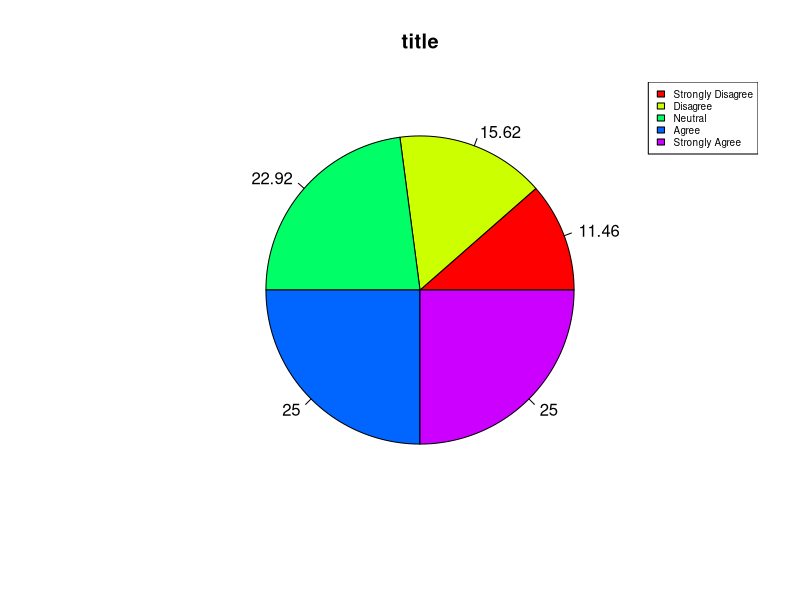
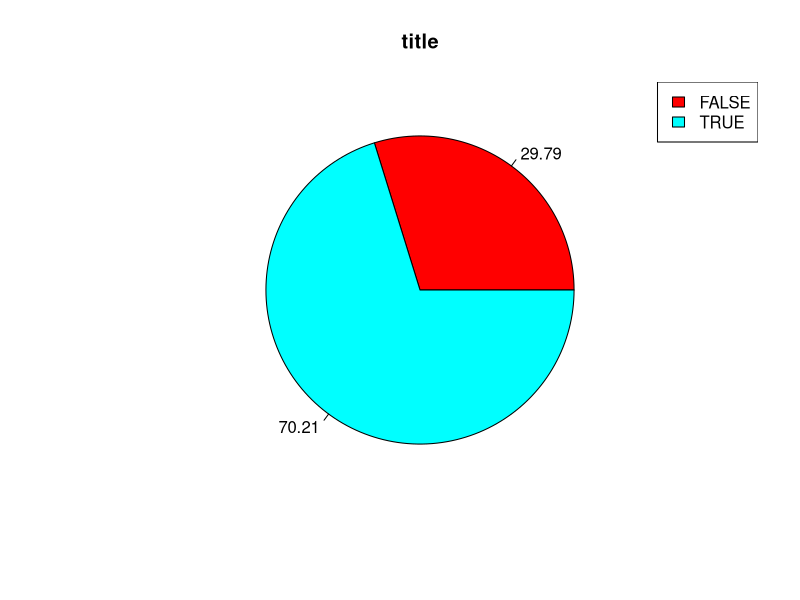
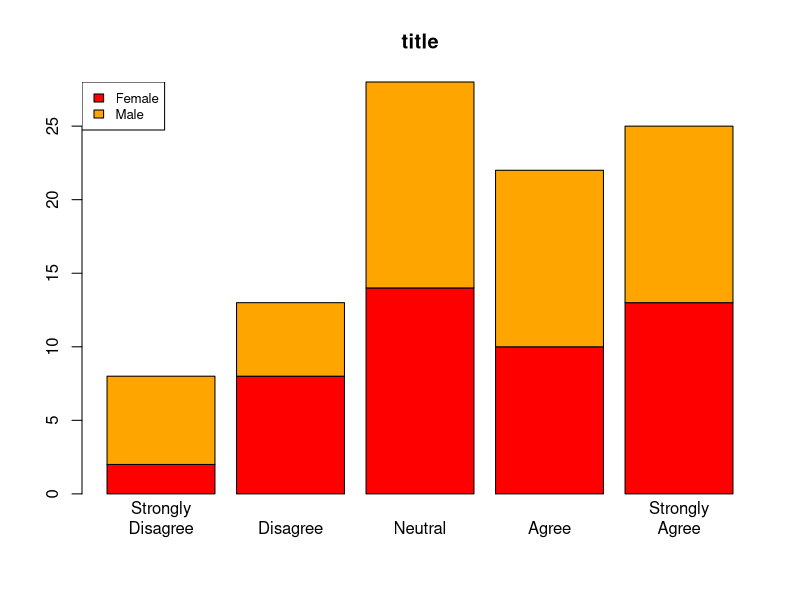
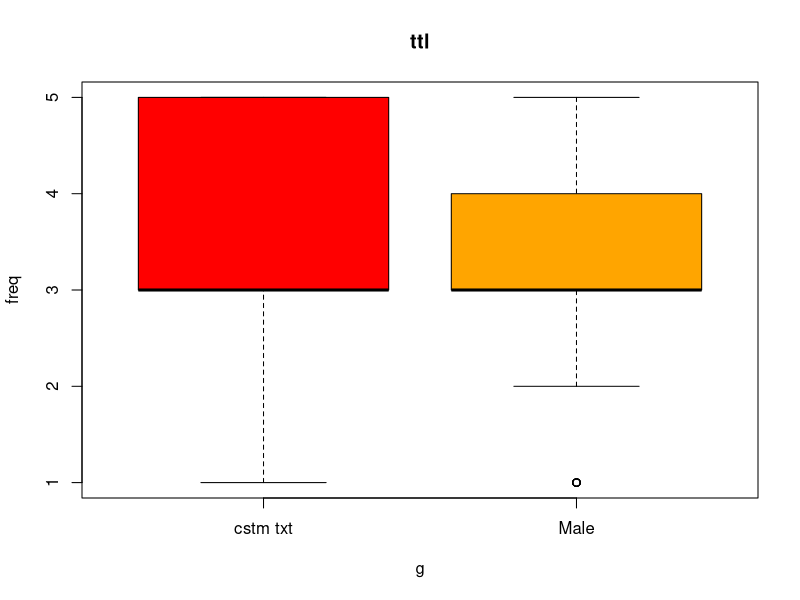
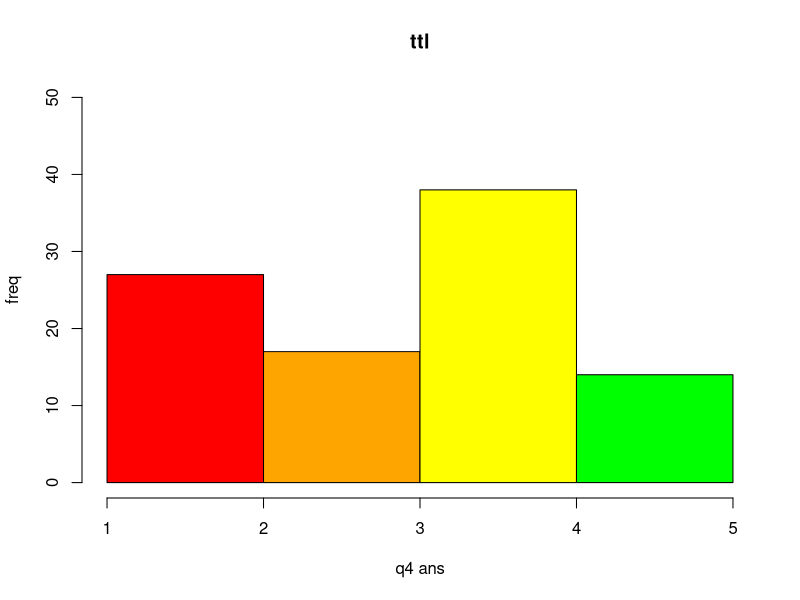
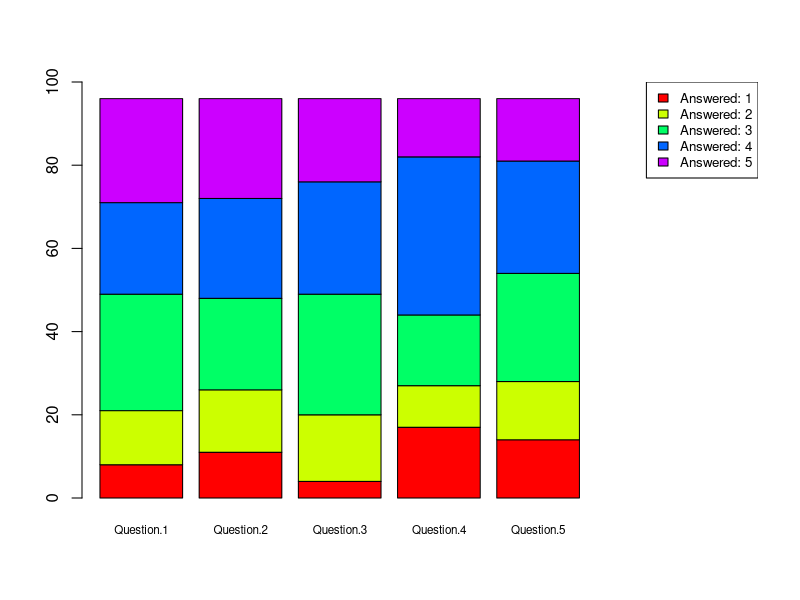
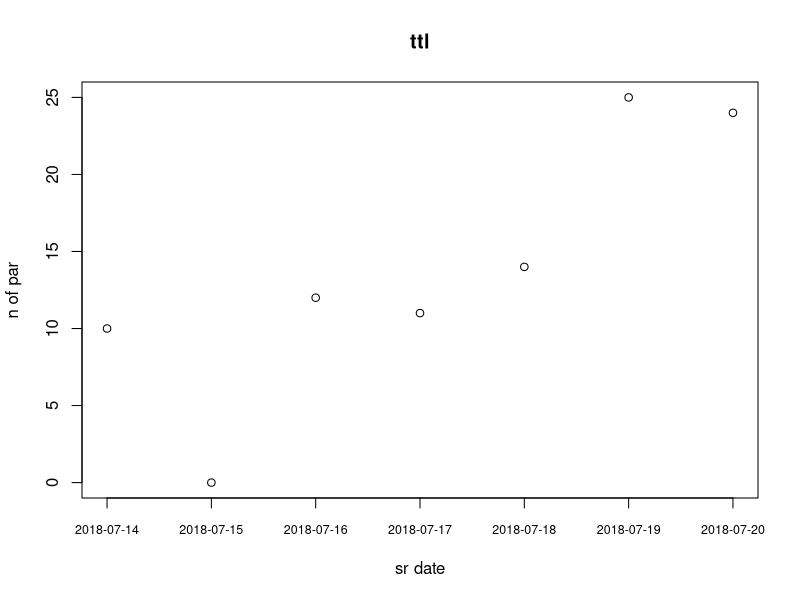
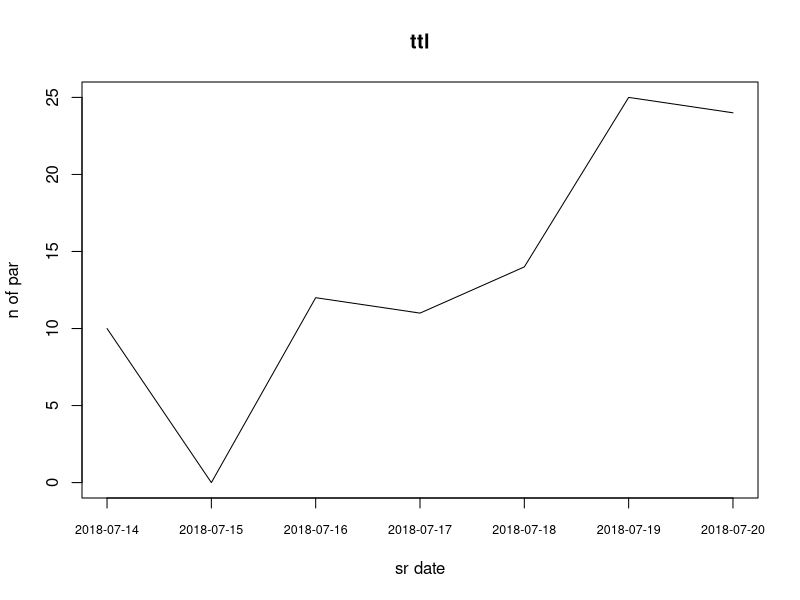

The R script that drew these images, in order:
Part <- read.csv("Participant.csv")
Ques <- read.csv("Question.csv")
Rslt <- read.csv("Result.csv")

sum(is.na(Part))
sum(is.na(Rslt))

Rslt <- na.omit(Rslt)

data_comb <- merge (Rslt, Part, by = "Participant.Number")

# colnames(Rslt)


# 1.Visualize a pie chart with its legend, illustrating 
# the result of the second question

data_n2 <- table(data_comb$Question.2)
data_n2_prc <- round((data_n2*100/sum(data_n2)),2)
n2_lbl <-c("Strongly Disagree", "Disagree", "Neutral", "Agree", "Strongly Agree")

pie(data_n2,
    labels = data_n2_prc,
    col = rainbow(length(data_n2)),
    main = "title")
legend("topright",n2_lbl,fill = rainbow(length(data_n2)),cex = 0.6)

#Visualize a pie chart with its legend illustrating the 
#result of the sixth question for female participants. 
data_onlyF <- subset(data_comb, Gender == "Female")
data_onlyF_n6 <- table(data_onlyF$Question.6)

data_onlyF_n6_prc <- round((data_onlyF_n6*100/sum(data_onlyF_n6)),2)

pie(data_onlyF_n6,
    labels = data_onlyF_n6_prc,
    col = rainbow(length(data_onlyF_n6)),
    main = "title")
# legend("topright",c("FALSE","TRUE"),fill = rainbow(length(data_onlyF_n6)),cex = 0.6)
legend("topright",names(data_onlyF_n6),fill = rainbow(length(data_onlyF_n6)))



# Visualize a group bar chart with its legend, illustrating the 
# result of the first question and the gender of the participant.
data_onlyM <- subset(data_comb, Gender == "Male")
data_onlyF_n1 <- table(data_onlyF$Question.1)
data_onlyM_n1 <- table(data_onlyM$Question.1)

data_MF_n1 <- rbind(data_onlyF_n1,data_onlyM_n1)

n1_lbl <-c("Strongly\nDisagree", "Disagree", "Neutral", "Agree", "Strongly\nAgree")

barplot(data_MF_n1,
        col = c("red","orange"),
        main = "title",
        names.arg = n1_lbl
        )
legend("topleft",c("Female","Male"), fill = c("red","orange"), cex = 0.8)
# box()

# tpose <- t(data_MF_n1)
# tpose <- as.data.frame(tpose)
# colnames(tpose) <- c("blabla", "hehe")


# Visualize a boxplot, illustrating the relationship between the 
# result of the first question and the gender of the participant.

boxplot(Question.1 ~ Gender,
        data = data_comb,
        col = c("red","orange"),
        xlab = "g",
        ylab = "freq",
        main = "ttl",
        names = c("cstm txt", "Male"))

# alternatively use this + add xaxt = "n" to param
# axis(1,at = 1:2, labels = c("a","b"),cex.axis = 1)

data_n4 <- data_comb$Question.4

hist(data_n4, 
     breaks=5,
     col = c('red',"orange","yellow","green"),
     ylab = "freq",
     xlab = "q4 ans",
     main = "ttl",
     ylim = c(0,50))


data_no1 <- table(data_comb$Question.1)
data_no2 <- table(data_comb$Question.2)
data_no3 <- table(data_comb$Question.3)
data_no4 <- table(data_comb$Question.4)
data_no5 <- table(data_comb$Question.5)

data_1to5 <-rbind(data_no1,data_no2,data_no3,data_no4,data_no5)

tpose_data_1to5 <- t(data_1to5)


question_columns <- data_comb[, 3:7]
counts <- sapply(question_columns, function(x) table(factor(x, levels = 1:5)))

barplot(tpose_data_1to5,
        # main = "ttl",
        names.arg = paste("Question.",as.character(1:5),sep=""),
        col = rainbow(nrow(tpose_data_1to5)),
        ylim = c(0,100),
        space= 0.2,xlim = c(0.2, 5.5),width = 0.7,
        cex.names = 0.7)
legend("topright",legend = paste("Answered:",as.character(1:5)),fill = rainbow(nrow(tpose_data_1to5)), cex = 0.8)


data_date <- table(data_comb$Date)

data_date_new <- c(data_date[1], "7/15/2018" = 0, data_date[-1])
data_date_new

plot(data_date_new, 
     type = "p",
     xlab = "sr date",
     ylab = "n of par",
     main = "ttl", xaxt="n")
axis(1,at = 1:7,labels = paste("2018-07-",as.character(14:20),sep=""), cex.axis = 0.75)

plot(data_date_new, 
     type = "l",
     xlab = "sr date",
     ylab = "n of par",
     main = "ttl", xaxt="n")
axis(1,at = 1:7,labels = paste("2018-07-",as.character(14:20),sep=""), cex.axis = 0.75)

plot(data_date_new, 
     type = "o",
     xlab = "sr date",
     ylab = "n of par",
     main = "ttl", xaxt="n")
axis(1,at = 1:7,labels = paste("2018-07-",as.character(14:20),sep=""), cex.axis = 0.75)

